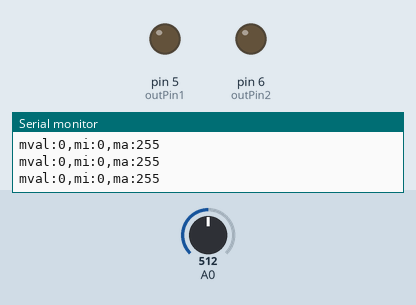
Simulated run of this sketch. Board: Arduino Uno, built with avr-gcc and run on an emulated ATmega328P. On the bench: output pins drawn as LEDs (lit = HIGH), the last lines printed to the serial monitor. Inputs (shaded band) come from the test bench; at power-on: A0 = 512.

Above: at 1.2 s.
1.3 s: A0 set to 440
At 2.5 s:
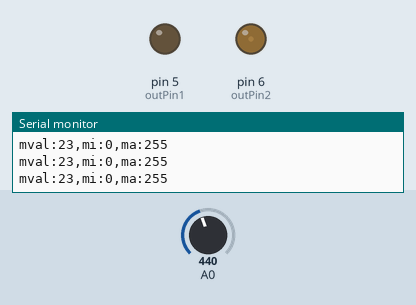
2.8 s: A0 set to 122
At 4.0 s:
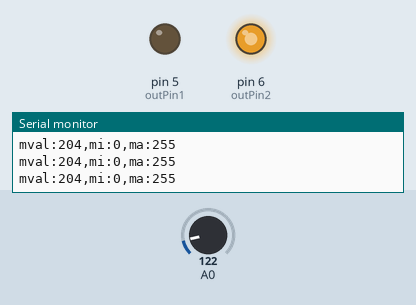
4.3 s: A0 set to 306
At 5.5 s:
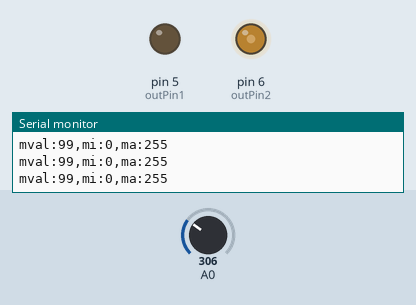
5.8 s: A0 set to 716
At 7.0 s:
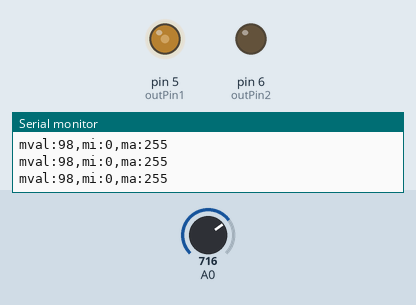
7.3 s: A0 set to 900
At 8.4 s:
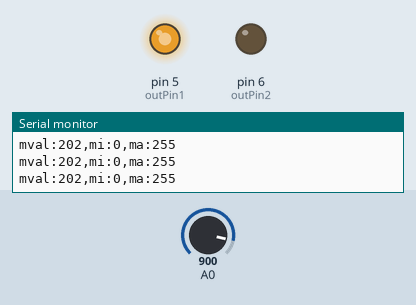
Timing chart, 0 to 9.8 s (numbered marks = the images above; inputs shaded):
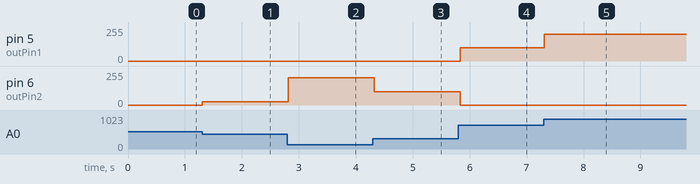

Measured:
- after the input at 1.3 s, pin 6 (outPin2): 0/255 → 23/255 at once
- after the input at 2.8 s, pin 6 (outPin2): 23/255 → 204/255 at once
- after the input at 4.3 s, pin 6 (outPin2): 204/255 → 99/255 at once
- after the input at 5.8 s, pin 5 (outPin1): 0/255 → 98/255 at once; pin 6 (outPin2): 99/255 → 0/255 at once
- after the input at 7.3 s, pin 5 (outPin1): 98/255 → 202/255 at once

The sketch:

linearPotiToPWM.ino
```cpp
int outPin1=5;
int outPin2=6;

void setup() {
  Serial.begin(115200);
  //Serial.begin(9600);
  Serial.setTimeout(10);
  pinMode(outPin1,OUTPUT);
  pinMode(outPin2,OUTPUT);

  //partialy based on https://gist.github.com/Crypto69/fe1a8a319056cae923c3ee3a39b0fbae

  //Code for Available PWM frequency for D5 & D6: https://www.etechnophiles.com/change-frequency-pwm-pins-arduino-uno/?utm_content=cmp-true

  //TCCR0B = TCCR0B & B11111000 | B00000001; // for PWM frequency of 62500.00 Hz

  //TCCR0B = TCCR0B & B11111000 | B00000010; // for PWM frequency of 7812.50 Hz

  //TCCR0B = TCCR0B & B11111000 | B00000011; // for PWM frequency of 976.56 Hz (The DEFAULT)

  //TCCR0B = TCCR0B & B11111000 | B00000100; // for PWM frequency of 244.14 Hz

  //TCCR0B = TCCR0B & B11111000 | B00000101; // for PWM frequency of 61.04 Hz
}

void loop() {
  int val=analogRead(A0);

  int mval=val;
  int dir=1;
  if(val>=512){
    dir=-1;
    mval=val-512;
  }else{
    mval=512-val;
  }
  mval=mval-30;
  if(mval<0)mval=0;
  if(mval>450)mval=450;
  mval=map(mval,0,450,0,255);//

  Serial.println("mval:"+String(mval)+",mi:0,ma:255");

  if(dir>0){
    analogWrite(outPin1,0);
    analogWrite(outPin2,mval);
  }else{
    analogWrite(outPin1,mval);
    analogWrite(outPin2,0);
  }

  //val=(val-100)/(1000/255.0);//900/255
  //Serial.println("writing "+String(val));
  delay(1000/30);
}
```
